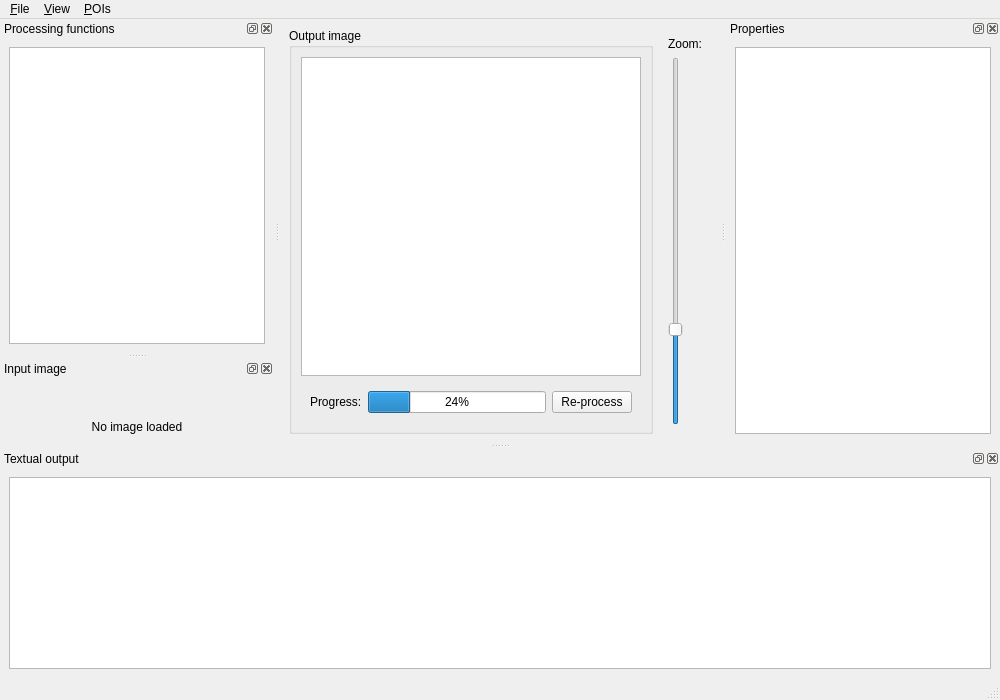
<?xml version="1.0" encoding="UTF-8"?>
<ui version="4.0">
 <class>MainWindow</class>
 <widget class="QMainWindow" name="MainWindow">
  <property name="geometry">
   <rect>
    <x>0</x>
    <y>0</y>
    <width>1000</width>
    <height>700</height>
   </rect>
  </property>
  <property name="windowTitle">
   <string>Image processing</string>
  </property>
  <property name="documentMode">
   <bool>false</bool>
  </property>
  <widget class="QWidget" name="centralwidget">
   <layout class="QHBoxLayout" name="horizontalLayout_2">
    <item>
     <widget class="QGroupBox" name="groupBox">
      <property name="title">
       <string>Output image</string>
      </property>
      <layout class="QGridLayout" name="gridLayout">
       <item row="0" column="0">
        <widget class="GraphicsView" name="output_view">
         <property name="verticalScrollBarPolicy">
          <enum>Qt::ScrollBarAlwaysOff</enum>
         </property>
         <property name="horizontalScrollBarPolicy">
          <enum>Qt::ScrollBarAlwaysOff</enum>
         </property>
         <property name="dragMode">
          <enum>QGraphicsView::ScrollHandDrag</enum>
         </property>
        </widget>
       </item>
       <item row="1" column="0">
        <widget class="QWidget" name="widget_2" native="true">
         <layout class="QHBoxLayout" name="horizontalLayout_4">
          <item>
           <widget class="QLabel" name="label_2">
            <property name="text">
             <string>&lt;html&gt;&lt;head/&gt;&lt;body&gt;&lt;p&gt;Progress:&lt;/p&gt;&lt;/body&gt;&lt;/html&gt;</string>
            </property>
           </widget>
          </item>
          <item>
           <widget class="QProgressBar" name="progressBar">
            <property name="value">
             <number>24</number>
            </property>
           </widget>
          </item>
          <item>
           <widget class="QPushButton" name="processButton">
            <property name="text">
             <string>Re-process</string>
            </property>
           </widget>
          </item>
         </layout>
        </widget>
       </item>
      </layout>
     </widget>
    </item>
    <item>
     <widget class="QWidget" name="widget" native="true">
      <layout class="QVBoxLayout" name="verticalLayout_3">
       <item>
        <widget class="QLabel" name="label">
         <property name="text">
          <string>Zoom:</string>
         </property>
        </widget>
       </item>
       <item>
        <widget class="QSlider" name="output_zoom">
         <property name="minimum">
          <number>1</number>
         </property>
         <property name="maximum">
          <number>400</number>
         </property>
         <property name="value">
          <number>100</number>
         </property>
         <property name="orientation">
          <enum>Qt::Vertical</enum>
         </property>
         <property name="invertedAppearance">
          <bool>false</bool>
         </property>
         <property name="invertedControls">
          <bool>false</bool>
         </property>
         <property name="tickPosition">
          <enum>QSlider::NoTicks</enum>
         </property>
        </widget>
       </item>
      </layout>
      <zorder>output_zoom</zorder>
      <zorder>label</zorder>
     </widget>
    </item>
   </layout>
  </widget>
  <widget class="QMenuBar" name="menubar">
   <property name="geometry">
    <rect>
     <x>0</x>
     <y>0</y>
     <width>1000</width>
     <height>25</height>
    </rect>
   </property>
   <widget class="QMenu" name="menuFile">
    <property name="title">
     <string>&amp;File</string>
    </property>
    <addaction name="action_open_image"/>
    <addaction name="actionSaveOutput"/>
    <addaction name="separator"/>
    <addaction name="action_Quit"/>
   </widget>
   <widget class="QMenu" name="menu_View">
    <property name="title">
     <string>&amp;View</string>
    </property>
    <addaction name="actionInput_image"/>
    <addaction name="actionProcessors"/>
    <addaction name="separator"/>
    <addaction name="action_Textual_output"/>
    <addaction name="separator"/>
    <addaction name="action_Properties"/>
   </widget>
   <widget class="QMenu" name="menuPOIs">
    <property name="title">
     <string>&amp;POIs</string>
    </property>
    <addaction name="action_Clear_POIs"/>
    <addaction name="actionSavePOIs"/>
    <addaction name="actionLoadPOIs"/>
   </widget>
   <addaction name="menuFile"/>
   <addaction name="menu_View"/>
   <addaction name="menuPOIs"/>
  </widget>
  <widget class="QStatusBar" name="statusbar"/>
  <widget class="SignalingDockWidget" name="processingDock">
   <property name="windowTitle">
    <string>Processing functions</string>
   </property>
   <attribute name="dockWidgetArea">
    <number>1</number>
   </attribute>
   <widget class="QWidget" name="dockWidgetContents">
    <layout class="QVBoxLayout" name="verticalLayout">
     <item>
      <widget class="QListView" name="processor_view"/>
     </item>
    </layout>
   </widget>
  </widget>
  <widget class="SignalingDockWidget" name="inputDock">
   <property name="windowTitle">
    <string>Input image</string>
   </property>
   <attribute name="dockWidgetArea">
    <number>1</number>
   </attribute>
   <widget class="QWidget" name="dockWidgetContents_3">
    <layout class="QVBoxLayout" name="verticalLayout_2">
     <item>
      <widget class="ResizingImageLabel" name="input_view">
       <property name="sizePolicy">
        <sizepolicy hsizetype="Ignored" vsizetype="Ignored">
         <horstretch>0</horstretch>
         <verstretch>0</verstretch>
        </sizepolicy>
       </property>
       <property name="alignment">
        <set>Qt::AlignBottom|Qt::AlignHCenter</set>
       </property>
      </widget>
     </item>
     <item>
      <widget class="QLabel" name="input_label">
       <property name="sizePolicy">
        <sizepolicy hsizetype="Ignored" vsizetype="Fixed">
         <horstretch>0</horstretch>
         <verstretch>0</verstretch>
        </sizepolicy>
       </property>
       <property name="minimumSize">
        <size>
         <width>0</width>
         <height>15</height>
        </size>
       </property>
       <property name="text">
        <string>No image loaded</string>
       </property>
       <property name="alignment">
        <set>Qt::AlignBottom|Qt::AlignHCenter</set>
       </property>
      </widget>
     </item>
    </layout>
   </widget>
  </widget>
  <widget class="SignalingDockWidget" name="propertiesDock">
   <property name="windowTitle">
    <string>Properties</string>
   </property>
   <attribute name="dockWidgetArea">
    <number>2</number>
   </attribute>
   <widget class="QWidget" name="dockWidgetContents_4">
    <layout class="QHBoxLayout" name="horizontalLayout">
     <item>
      <widget class="QPropertyEditorWidget" name="m_properties"/>
     </item>
    </layout>
   </widget>
  </widget>
  <widget class="SignalingDockWidget" name="textDock">
   <property name="windowTitle">
    <string>Textual output</string>
   </property>
   <attribute name="dockWidgetArea">
    <number>8</number>
   </attribute>
   <widget class="QWidget" name="dockWidgetContents_2">
    <layout class="QHBoxLayout" name="horizontalLayout_5">
     <item>
      <widget class="QPlainTextEdit" name="textOutput">
       <property name="font">
        <font>
         <family>Monospace</family>
         <pointsize>10</pointsize>
        </font>
       </property>
       <property name="lineWrapMode">
        <enum>QPlainTextEdit::NoWrap</enum>
       </property>
       <property name="readOnly">
        <bool>true</bool>
       </property>
       <property name="plainText">
        <string notr="true"/>
       </property>
      </widget>
     </item>
    </layout>
   </widget>
  </widget>
  <action name="action_Quit">
   <property name="text">
    <string>&amp;Quit</string>
   </property>
   <property name="shortcut">
    <string>Ctrl+Q</string>
   </property>
  </action>
  <action name="action_open_image">
   <property name="text">
    <string>&amp;Open image</string>
   </property>
   <property name="shortcut">
    <string>Ctrl+O</string>
   </property>
  </action>
  <action name="action_Textual_output">
   <property name="checkable">
    <bool>true</bool>
   </property>
   <property name="checked">
    <bool>true</bool>
   </property>
   <property name="text">
    <string>&amp;Textual output</string>
   </property>
  </action>
  <action name="action_Properties">
   <property name="checkable">
    <bool>true</bool>
   </property>
   <property name="checked">
    <bool>true</bool>
   </property>
   <property name="text">
    <string>P&amp;roperties</string>
   </property>
  </action>
  <action name="actionProcessors">
   <property name="checkable">
    <bool>true</bool>
   </property>
   <property name="checked">
    <bool>true</bool>
   </property>
   <property name="text">
    <string>&amp;Processing functions</string>
   </property>
  </action>
  <action name="actionInput_image">
   <property name="checkable">
    <bool>true</bool>
   </property>
   <property name="checked">
    <bool>true</bool>
   </property>
   <property name="text">
    <string>&amp;Input image</string>
   </property>
  </action>
  <action name="action_Clear_POIs">
   <property name="text">
    <string>&amp;Clear POIs</string>
   </property>
  </action>
  <action name="actionSaveOutput">
   <property name="text">
    <string>&amp;Save output</string>
   </property>
   <property name="shortcut">
    <string>Ctrl+S</string>
   </property>
  </action>
  <action name="actionSavePOIs">
   <property name="text">
    <string>&amp;Save POIs</string>
   </property>
  </action>
  <action name="actionLoadPOIs">
   <property name="text">
    <string>&amp;Load POIs</string>
   </property>
  </action>
 </widget>
 <customwidgets>
  <customwidget>
   <class>ResizingImageLabel</class>
   <extends>QLabel</extends>
   <header>resizingimagelabel.h</header>
  </customwidget>
  <customwidget>
   <class>QPropertyEditorWidget</class>
   <extends>QTreeView</extends>
   <header>QPropertyEditorWidget.h</header>
  </customwidget>
  <customwidget>
   <class>SignalingDockWidget</class>
   <extends>QDockWidget</extends>
   <header>signalingdockwidget.h</header>
   <container>1</container>
  </customwidget>
  <customwidget>
   <class>GraphicsView</class>
   <extends>QGraphicsView</extends>
   <header>graphicsview.h</header>
  </customwidget>
 </customwidgets>
 <resources/>
 <connections>
  <connection>
   <sender>action_Quit</sender>
   <signal>activated()</signal>
   <receiver>MainWindow</receiver>
   <slot>close()</slot>
   <hints>
    <hint type="sourcelabel">
     <x>-1</x>
     <y>-1</y>
    </hint>
    <hint type="destinationlabel">
     <x>399</x>
     <y>299</y>
    </hint>
   </hints>
  </connection>
  <connection>
   <sender>action_Textual_output</sender>
   <signal>toggled(bool)</signal>
   <receiver>textDock</receiver>
   <slot>setVisible(bool)</slot>
   <hints>
    <hint type="sourcelabel">
     <x>-1</x>
     <y>-1</y>
    </hint>
    <hint type="destinationlabel">
     <x>499</x>
     <y>612</y>
    </hint>
   </hints>
  </connection>
  <connection>
   <sender>actionProcessors</sender>
   <signal>toggled(bool)</signal>
   <receiver>processingDock</receiver>
   <slot>setVisible(bool)</slot>
   <hints>
    <hint type="sourcelabel">
     <x>-1</x>
     <y>-1</y>
    </hint>
    <hint type="destinationlabel">
     <x>122</x>
     <y>225</y>
    </hint>
   </hints>
  </connection>
  <connection>
   <sender>action_Properties</sender>
   <signal>toggled(bool)</signal>
   <receiver>propertiesDock</receiver>
   <slot>setVisible(bool)</slot>
   <hints>
    <hint type="sourcelabel">
     <x>-1</x>
     <y>-1</y>
    </hint>
    <hint type="destinationlabel">
     <x>874</x>
     <y>279</y>
    </hint>
   </hints>
  </connection>
  <connection>
   <sender>actionInput_image</sender>
   <signal>toggled(bool)</signal>
   <receiver>inputDock</receiver>
   <slot>setVisible(bool)</slot>
   <hints>
    <hint type="sourcelabel">
     <x>-1</x>
     <y>-1</y>
    </hint>
    <hint type="destinationlabel">
     <x>122</x>
     <y>487</y>
    </hint>
   </hints>
  </connection>
 </connections>
</ui>
